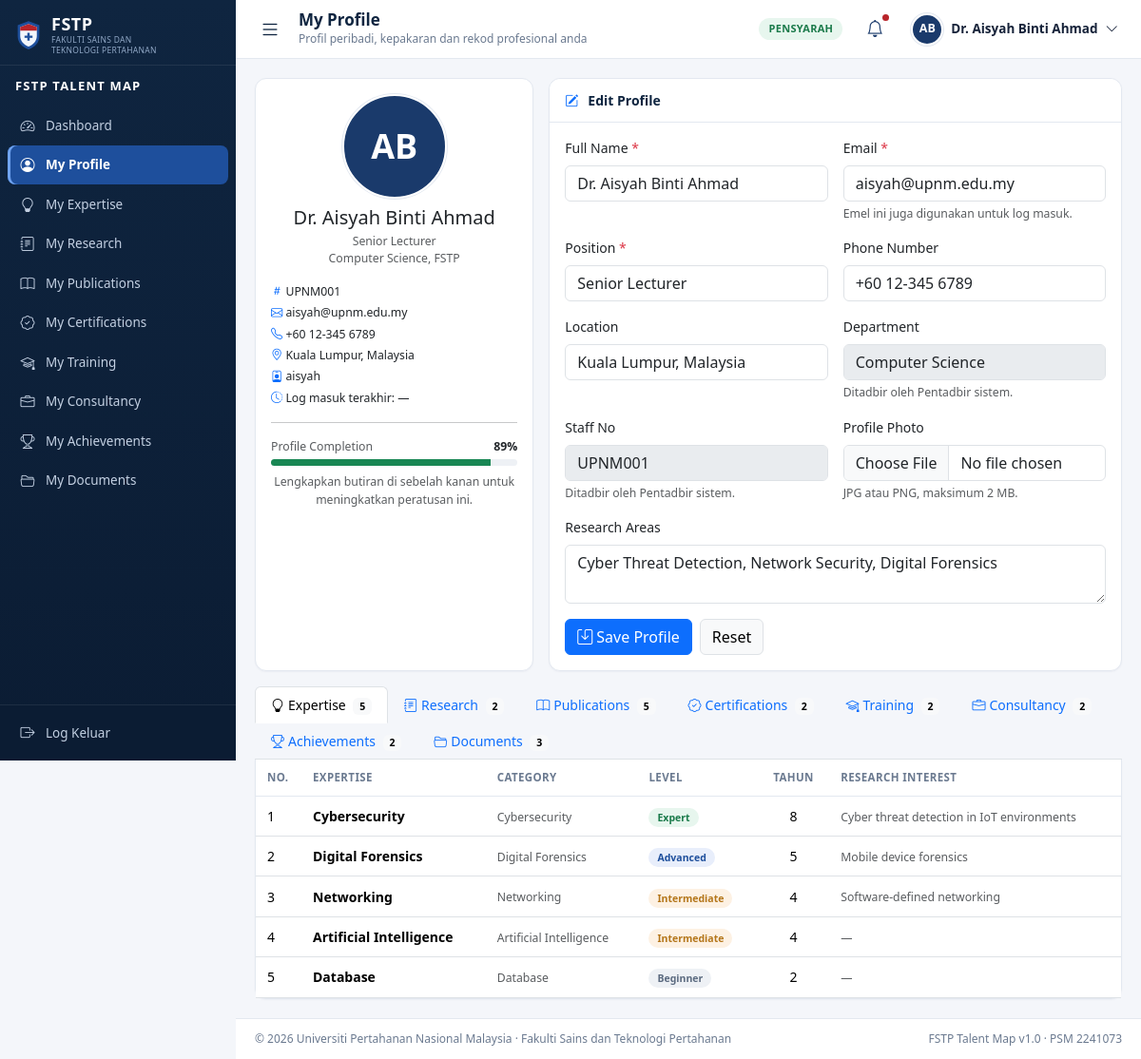
Page /lecturer/profile.php (signed in) on the committed database.
### tables this page shows
CREATE TABLE lecturers (
  lecturer_id   INT AUTO_INCREMENT PRIMARY KEY,
  user_id       INT          NOT NULL UNIQUE,
  staff_no      VARCHAR(20)  NOT NULL UNIQUE,
  full_name     VARCHAR(100) NOT NULL,
  email         VARCHAR(100) NOT NULL,
  department_id INT          NOT NULL,
  `position`    VARCHAR(100) NOT NULL,
  phone         VARCHAR(20)  NULL,
  location      VARCHAR(100) NULL,
  profile_photo VARCHAR(255) NULL,
  research_area TEXT         NULL,
  status        ENUM('active','inactive') NOT NULL DEFAULT 'active',
  created_at    DATETIME     NOT NULL DEFAULT CURRENT_TIMESTAMP,
  updated_at    DATETIME     NOT NULL DEFAULT CURRENT_TIMESTAMP ON UPDATE CURRENT_TIMESTAMP,
  CONSTRAINT fk_lecturers_user       FOREIGN KEY (user_id)       REFERENCES users(user_id)       ON DELETE CASCADE,
  CONSTRAINT fk_lecturers_department FOREIGN KEY (department_id) REFERENCES departments(department_id) ON DELETE RESTRICT,
  INDEX idx_lecturers_name (full_name),
  INDEX idx_lecturers_dept (department_id)
);

CREATE TABLE users (
  user_id          INT AUTO_INCREMENT PRIMARY KEY,
  username         VARCHAR(50)  NOT NULL UNIQUE,
  email            VARCHAR(100) NOT NULL UNIQUE,
  password         VARCHAR(255) NOT NULL COMMENT 'password_hash() bcrypt',
  `role`           ENUM('admin','lecturer') NOT NULL DEFAULT 'lecturer',
  department_id    INT          NULL,
  status           ENUM('active','inactive') NOT NULL DEFAULT 'active',
  initial_password VARCHAR(50)  NULL COMMENT 'shown once when Admin resets',
  must_change_pw   TINYINT(1)   NOT NULL DEFAULT 0,
  last_login       DATETIME     NULL,
  created_at       DATETIME     NOT NULL DEFAULT CURRENT_TIMESTAMP,
  CONSTRAINT fk_users_department FOREIGN KEY (department_id)
    REFERENCES departments(department_id) ON DELETE SET NULL,
  INDEX idx_users_role (role),
  INDEX idx_users_status (status)
);

CREATE TABLE departments (
  department_id   INT AUTO_INCREMENT PRIMARY KEY,
  department_code VARCHAR(20)  NOT NULL UNIQUE,
  department_name VARCHAR(100) NOT NULL UNIQUE,
  description     TEXT         NULL,
  status          ENUM('active','inactive') NOT NULL DEFAULT 'active'
);

CREATE TABLE lecturer_expertise (
  lecturer_expertise_id INT AUTO_INCREMENT PRIMARY KEY,
  lecturer_id           INT NOT NULL,
  expertise_id          INT NOT NULL,
  expertise_level       ENUM('Beginner','Intermediate','Advanced','Expert') NOT NULL DEFAULT 'Beginner',
  years_experience      INT NOT NULL DEFAULT 0,
  research_interest     TEXT NULL COMMENT 'Research Interest (optional)',
  supporting_document   VARCHAR(255) NULL,
  status                ENUM('active','inactive') NOT NULL DEFAULT 'active',
  created_at            DATETIME NOT NULL DEFAULT CURRENT_TIMESTAMP,
  CONSTRAINT fk_le_lecturer  FOREIGN KEY (lecturer_id)  REFERENCES lecturers(lecturer_id) ON DELETE CASCADE,
  CONSTRAINT fk_le_expertise FOREIGN KEY (expertise_id) REFERENCES expertise(expertise_id) ON DELETE CASCADE,
  UNIQUE KEY uq_lecturer_expertise (lecturer_id, expertise_id),
  INDEX idx_le_expertise (expertise_id),
  INDEX idx_le_level (expertise_level)
);

CREATE TABLE expertise (
  expertise_id   INT AUTO_INCREMENT PRIMARY KEY,
  category_id    INT          NOT NULL,
  expertise_name VARCHAR(100) NOT NULL UNIQUE,
  description    TEXT         NULL,
  status         ENUM('active','inactive') NOT NULL DEFAULT 'active',
  created_at     DATETIME     NOT NULL DEFAULT CURRENT_TIMESTAMP,
  CONSTRAINT fk_expertise_category FOREIGN KEY (category_id)
    REFERENCES expertise_categories(category_id) ON DELETE RESTRICT,
  INDEX idx_expertise_name (expertise_name)
);

CREATE TABLE expertise_categories (
  category_id   INT AUTO_INCREMENT PRIMARY KEY,
  category_name VARCHAR(100) NOT NULL UNIQUE,
  description   TEXT         NULL,
  status        ENUM('active','inactive') NOT NULL DEFAULT 'active',
  created_at    DATETIME     NOT NULL DEFAULT CURRENT_TIMESTAMP
);

### lecturer/profile.php (the view, shortened to what the rows shown need)
<?php
require_once __DIR__ . '/../includes/auth.php';
require_lecturer();
$user       = current_user();
$lecturerId = (int)($user['lecturer_id'] ?? 0);
$pdo        = db();
$stmt = $pdo->prepare(
    'SELECT l.*, d.department_name, d.department_code, u.username, u.last_login
       FROM lecturers l
       LEFT JOIN departments d ON d.department_id = l.department_id
       LEFT JOIN users u       ON u.user_id = l.user_id
      WHERE l.lecturer_id = :id LIMIT 1'
);
$stmt->execute([':id' => $lecturerId]);
$lecturer = $stmt->fetch();
$stmt = $pdo->prepare(
    'SELECT le.expertise_level, le.years_experience, le.research_interest,
            ex.expertise_name, ec.category_name
       FROM lecturer_expertise le
       JOIN expertise ex ON ex.expertise_id = le.expertise_id
       LEFT JOIN expertise_categories ec ON ec.category_id = ex.category_id
      WHERE le.lecturer_id = :id AND le.status = \'active\'
      ORDER BY FIELD(le.expertise_level, \'Expert\', \'Advanced\', \'Intermediate\', \'Beginner\')'
);
$stmt->execute([':id' => $lecturerId]);
$expertiseRows = $stmt->fetchAll();
$completion = profile_completion($lecturer);
$photoUrl   = photo_url($lecturer['profile_photo']);
$page_title = 'My Profile';
require_once __DIR__ . '/../includes/header.php';
?>
<div class="row g-3 mb-3">
    <div class="col-lg-4">
        <div class="card h-100">
            <div class="card-body text-center">
                <?php if ($photoUrl): ?>
                    <img src="<?= e($photoUrl) ?>" alt=""
                         class="avatar mb-2" style="width:110px;height:110px">
                <?php else: ?>
                    <span class="avatar avatar-initials mb-2" style="width:110px;height:110px;font-size:36px">
                        <?= e(initials($lecturer['full_name'])) ?>
                    </span>
                <?php endif; ?>
                <h5 class="mb-1"><?= e($lecturer['full_name']) ?></h5>
                <div class="text-muted small">
                    <?= e($lecturer['position']) ?><br>
                    <?= e($lecturer['department_name'] ?? '') ?>, FSTP
                </div>
                <div class="small mt-3 text-start">
                    <div class="mb-1"><i class="bi bi-hash text-primary"></i> <?= e($lecturer['staff_no']) ?></div>
                    <div class="mb-1"><i class="bi bi-envelope text-primary"></i> <?= e($lecturer['email']) ?></div>
                    <?php if ($lecturer['phone']): ?>
                        <div class="mb-1"><i class="bi bi-telephone text-primary"></i> <?= e($lecturer['phone']) ?></div>
                    <?php endif; ?>
                    <?php if ($lecturer['location']): ?>
                        <div class="mb-1"><i class="bi bi-geo-alt text-primary"></i> <?= e($lecturer['location']) ?></div>
                    <?php endif; ?>
                    <div class="mb-1">
                        <i class="bi bi-person-badge text-primary"></i>
                        <?= e($lecturer['username']) ?>
                    </div>
                    <div><i class="bi bi-clock-history text-primary"></i>
                        Log masuk terakhir: <?= e(relative_time($lecturer['last_login'])) ?></div>
                </div>
                <hr>
                <div class="d-flex justify-content-between small mb-1">
                    <span class="text-muted">Profile Completion</span>
                    <b><?= (int)$completion ?>%</b>
                </div>
                <div class="progress progress-thin">
                    <div class="progress-bar <?= $completion >= 80 ? 'bg-success' : ($completion >= 50 ? 'bg-primary' : 'bg-warning') ?>"
                         style="width: <?= (int)$completion ?>%"></div>
                </div>
                <?php if ($completion < 100): ?>
                    <div class="small text-muted mt-2">
                        Lengkapkan butiran di sebelah kanan untuk meningkatkan peratusan ini.
                    </div>
                <?php endif; ?>
            </div>
        </div>
    </div>
    <div class="col-lg-8">
        <div class="card h-100">
            <div class="card-body">
                <form method="post" enctype="multipart/form-data"
                      action="<?= e(url('lecturer/profile.php')) ?>" class="no-double-submit">
                    <div class="row g-3">
                        <div class="col-md-6">
                            <label class="form-label" for="full_name">Full Name <span class="text-danger">*</span></label>
                            <input class="form-control" id="full_name" name="full_name" required maxlength="100"
                                   value="<?= e($lecturer['full_name']) ?>">
                        </div>
                        <div class="col-md-6">
                            <label class="form-label" for="email">Email <span class="text-danger">*</span></label>
                            <input class="form-control" type="email" id="email" name="email" required maxlength="100"
                                   value="<?= e($lecturer['email']) ?>">
                            <div class="form-text">Emel ini juga digunakan untuk log masuk.</div>
                        </div>
                        <div class="col-md-6">
                            <label class="form-label" for="position">Position <span class="text-danger">*</span></label>
                            <input class="form-control" id="position" name="position" required maxlength="100"
                                   value="<?= e($lecturer['position']) ?>">
                        </div>
                        <div class="col-md-6">
                            <label class="form-label" for="phone">Phone Number</label>
                            <input class="form-control" id="phone" name="phone" maxlength="20"
                                   value="<?= e($lecturer['phone']) ?>" placeholder="+60 12-345 6789">
                        </div>
                        <div class="col-md-6">
                            <label class="form-label" for="location">Location</label>
                            <input class="form-control" id="location" name="location" maxlength="100"
                                   value="<?= e($lecturer['location']) ?>" placeholder="Kuala Lumpur, Malaysia">
                        </div>
                        <div class="col-md-6">
                            <label class="form-label" for="department">Department</label>
                            <input class="form-control" id="department" value="<?= e($lecturer['department_name'] ?? '') ?>"
                                   disabled>
                            <div class="form-text">Ditadbir oleh Pentadbir sistem.</div>
                        </div>
                        <div class="col-md-6">
                            <label class="form-label" for="staff_no">Staff No</label>
                            <input class="form-control" id="staff_no" value="<?= e($lecturer['staff_no']) ?>" disabled>
                            <div class="form-text">Ditadbir oleh Pentadbir sistem.</div>
                        </div>
                        <div class="col-12">
                            <label class="form-label" for="research_area">Research Areas</label>
                            <textarea class="form-control" id="research_area" name="research_area" rows="2"
                                      placeholder="Contoh: Cyber Threat Detection, Network Security, Digital Forensics"><?= e($lecturer['research_area']) ?></textarea>
                        </div>
                    </div>
                </form>
            </div>
        </div>
    </div>
</div>
<div class="tab-content card border-top-0" style="border-radius:0 0 var(--fstp-radius) var(--fstp-radius)">
    <div class="tab-pane fade show active" id="p-expertise">
        <div class="table-responsive">
            <table class="table table-hover align-middle mb-0">
                <thead>
                    <tr><th style="width:48px">No.</th><th>Expertise</th><th>Category</th>
                        <th>Level</th><th class="text-center">Tahun</th><th>Research Interest</th></tr>
                </thead>
                <tbody>
                <?php if (!$expertiseRows): ?>
                    <tr><td colspan="6"><div class="empty-state">
                        <i class="bi bi-lightbulb"></i>Belum ada rekod kepakaran.
                        <div class="mt-2">
                            <a class="btn btn-sm btn-primary" href="<?= e(url('lecturer/expertise.php')) ?>">
                                Tambah Kepakaran
                            </a>
                        </div>
                    </div></td></tr>
                <?php else: ?>
                    <?php foreach ($expertiseRows as $i => $row): ?>
                        <tr>
                            <td><?= $i + 1 ?></td>
                            <td><b><?= e($row['expertise_name']) ?></b></td>
                            <td><small class="text-muted"><?= e($row['category_name'] ?? '—') ?></small></td>
                            <td><span class="badge-level level-<?= e(strtolower($row['expertise_level'])) ?>">
                                <?= e($row['expertise_level']) ?></span></td>
                            <td class="text-center"><?= (int)$row['years_experience'] ?></td>
                            <td><small class="text-muted"><?= e($row['research_interest'] ?? '—') ?></small></td>
                        </tr>
                    <?php endforeach; ?>
                <?php endif; ?>
                </tbody>
            </table>
        </div>
    </div>
</div>
<?php require_once __DIR__ . '/../includes/footer.php'; ?>

### includes/header.php (shortened to what the rows shown need)
<?php
require_once __DIR__ . '/auth.php';
$__user      = current_user();
$page_title  = $page_title ?? 'Dashboard';
$avatarPhoto = $__user['profile_photo'] ?? null;
$avatarPath  = $avatarPhoto && is_file(UPLOAD_PHOTO_DIR . '/' . $avatarPhoto)
    ? UPLOAD_PHOTO_URL . '/' . rawurlencode($avatarPhoto)
    : null;
?>
<!DOCTYPE html>
<html lang="ms">
<head>
<link rel="stylesheet" href="<?= e(ASSETS_URL) ?>/vendor/bootstrap/bootstrap.min.css">
<link rel="stylesheet" href="<?= e(ASSETS_URL) ?>/vendor/bootstrap-icons/bootstrap-icons.css">
<link rel="stylesheet" href="<?= e(ASSETS_URL) ?>/css/app.css">
</head>
<body class="app-body">
<div class="app-shell">
    <div class="app-main">
        <header class="app-topbar">
            <div class="topbar-title">
                <h1><?= e($page_title) ?></h1>
            </div>
            <div class="topbar-right">
                <div class="dropdown">
                    <button class="user-menu" type="button" data-bs-toggle="dropdown" aria-expanded="false">
                        <?php if ($avatarPath): ?>
                            <img class="avatar" src="<?= e($avatarPath) ?>" alt="">
                        <?php else: ?>
                            <span class="avatar avatar-initials"><?= e(initials(display_name())) ?></span>
                        <?php endif; ?>
                        <span class="user-menu-name"><?= e(display_name()) ?></span>
                        <i class="bi bi-chevron-down"></i>
                    </button>
                </div>
            </div>
        </header>
        <main class="app-content">

### rows in the picture
lecturers: initials(display_name()) "AB", full_name "Dr. Aisyah Binti Ahmad", full_name "AB", position "Senior Lecturer", department.department_name "Computer Science", staff_no "UPNM001", email "aisyah@upnm.edu.my", phone "+60 12-345 6789", location "Kuala Lumpur, Malaysia", user.username "aisyah", user.last_login "—", research_area "Cyber Threat Detection, Network Security, Digital Forensics"
lecturer_expertise: expertise.expertise_name "Cybersecurity", expertise_categories.category_name "Cybersecurity", expertise_level "Expert", years_experience "8", research_interest "Cyber threat detection in IoT environments"
lecturer_expertise: expertise.expertise_name "Digital Forensics", expertise_categories.category_name "Digital Forensics", expertise_level "Advanced", years_experience "5", research_interest "Mobile device forensics"
lecturer_expertise: expertise.expertise_name "Networking", expertise_categories.category_name "Networking", expertise_level "Intermediate", years_experience "4", research_interest "Software-defined networking"
lecturer_expertise: expertise.expertise_name "Artificial Intelligence", expertise_categories.category_name "Artificial Intelligence", expertise_level "Intermediate", years_experience "4", research_interest "—"
lecturer_expertise: expertise.expertise_name "Database", expertise_categories.category_name "Database", expertise_level "Beginner", years_experience "2", research_interest "—"

### other values in the picture
$label "Dashboard"
$label "My Profile"
$label "My Expertise"
$label "My Research"
$label "My Publications"
$label "My Certifications"
$label "My Training"
$label "My Consultancy"
$label "My Achievements"
$label "My Documents"
$page_title "My Profile"
$page_sub "Profil peribadi, kepakaran dan rekod profesional anda"
$completion "89"
count($expertiseRows) "5"
$type['label'] "Research"
